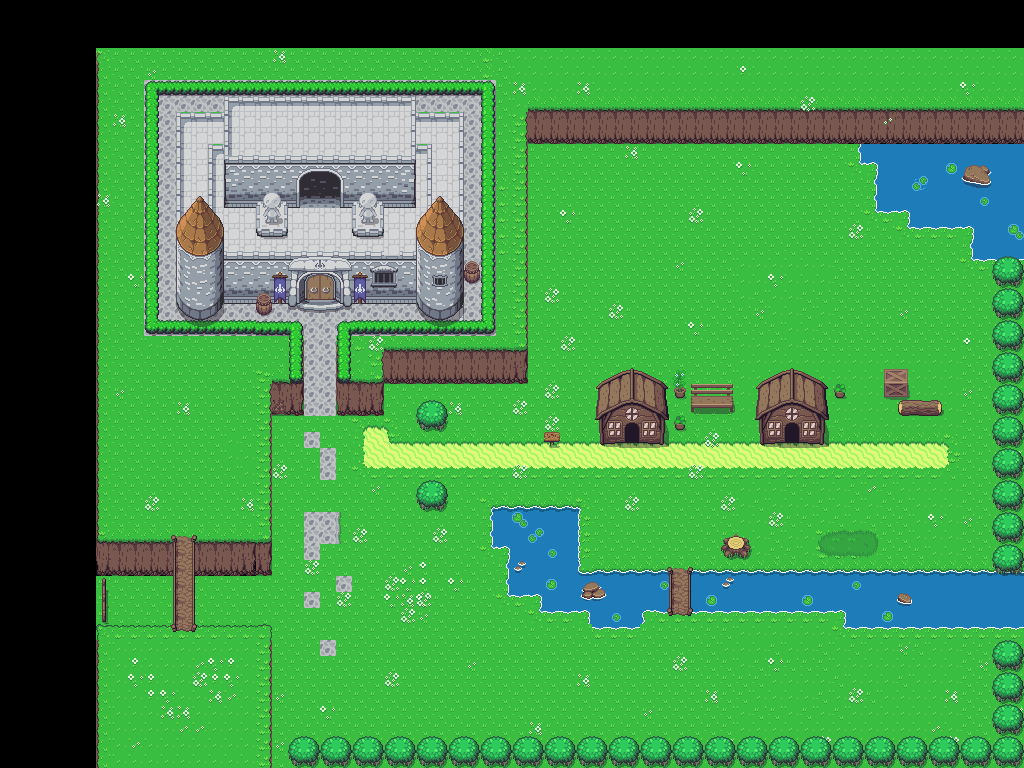

This game map was drawn from its Tiled (.tmx) file and the tilesets committed beside it. A one-line description and the trimmed map source follow:
An orthogonal 64x48 tile map with 16x16 px tiles, 8 tile layers (Ground, Dead body, Object, Mountain, ...) and 56 objects (53x Block, player, Castle_gate, Mob).

<map version="1.0" tiledversion="1.1.5" orientation="orthogonal" renderorder="right-down" width="64" height="48" tilewidth="16" tileheight="16" infinite="0" nextobjectid="185">
 <tileset firstgid="1" name="Overworld" tilewidth="16" tileheight="16" tilecount="1440" columns="40">
  <grid orientation="orthogonal" width="32" height="32" />
  <image source="../img/Overworld.png" width="640" height="576" />
 </tileset>
 <layer name="Ground" width="64" height="48">
  <data>[3072 cells, 1960 non-empty, 32 distinct tile ids]</data>
 </layer>
 <layer name="Dead body" width="64" height="48">
  <data>[3072 cells, 0 non-empty, 0 distinct tile ids]</data>
 </layer>
 <layer name="Object" width="64" height="48">
  <data>[3072 cells, 120 non-empty, 42 distinct tile ids]</data>
 </layer>
 <layer name="Mountain" width="64" height="48">
  <data>[3072 cells, 1216 non-empty, 70 distinct tile ids]</data>
 </layer>
 <layer name="Castle" width="64" height="48">
  <data>[3072 cells, 363 non-empty, 38 distinct tile ids]</data>
 </layer>
 <layer name="Castle Above" width="64" height="48">
  <data>[3072 cells, 54 non-empty, 27 distinct tile ids]</data>
 </layer>
 <layer name="Castle Object" width="64" height="48">
  <data>[3072 cells, 21 non-empty, 13 distinct tile ids]</data>
 </layer>
 <layer name="Door" width="64" height="48">
  <data>[3072 cells, 36 non-empty, 34 distinct tile ids]</data>
 </layer>
 <objectgroup name="Obstacle">
  <object id="87" name="Block" x="338.909" y="333.932" width="9.45455" height="45.8864" />
  <object id="88" name="Block" x="339.818" y="324.909" width="51.6932" height="8.89773" />
  <object id="89" name="Block" x="159.295" y="84.159" width="330.977" height="6.54545" />
  <object id="90" name="Block" x="291.454" y="329.75" width="9.09091" height="48.25" />
  <object id="91" name="Block" x="271.614" y="378.909" width="31.1136" height="31.1932" />
  <object id="92" name="Block" x="338.546" y="379.818" width="42" height="30.8977" />
  <object id="93" name="Block" x="223.455" y="255.455" width="71.75" height="42.25" />
  <object id="94" name="Block" x="421.386" y="255.636" width="42.6477" height="64.6477" />
  <object id="96" name="Block" x="484.727" y="88.58" width="6.233" height="237.318" />
  <object id="97" name="Block" x="385.455" y="352.909" width="141.136" height="26.9091" />
  <object id="98" name="player" x="371.091" y="451.636" width="10.3636" height="10.1818" />
  <object id="103" name="Block" x="256.182" y="300.364" width="11.9545" height="24" />
  <object id="104" name="Block" x="463.273" y="267.318" width="18.9091" height="16.5" />
  <object id="105" name="Block" x="267" y="625.666" width="5.3333" height="141.667" />
  <object id="106" name="Block" x="97.3337" y="766.333" width="222.166" height="2" />
  <object id="107" name="Block" x="997.833" y="623.833" width="25.6667" height="117" />
  <object id="108" name="Block" x="998.833" y="258.727" width="24.1667" height="315.272" />
  <object id="109" name="Block" x="529" y="110.333" width="494.917" height="25.75" />
  <object id="114" name="Block" x="496" y="511.333" width="79.3333" height="33" />
  <object id="115" name="Block" x="512" y="543.667" width="63.6667" height="48.6667" />
  <object id="117" name="Block" x="545.333" y="575" width="118.333" height="33.3333" />
  <object id="118" name="Block" x="592.667" y="607.667" width="47.3333" height="16" />
  <object id="119" name="Block" x="696.583" y="576" width="327.083" height="32" />
  <object id="120" name="Block" x="848.333" y="607.667" width="175.667" height="15" />
  <object id="121" name="Block" x="421.333" y="407.333" width="21" height="15.6667" />
  <object id="123" name="Block" x="421.833" y="484.333" width="21" height="18.6667" />
  <object id="128" name="Block" x="691.333" y="384.667" width="40.6667" height="20.3333" />
  <object id="129" name="Block" x="677.292" y="389.458" width="5.125" height="5.875" />
  <object id="130" name="Block" x="678.417" y="421.792" width="4" height="5.125" />
  <object id="131" name="Block" x="725.667" y="538" width="19.3333" height="14" />
  <object id="150" name="Block" x="884.364" y="369.273" width="22.9091" height="27.4545" />
  <object id="151" name="Block" x="900.545" y="402.182" width="38.7273" height="11.6364" />
  <object id="152" name="Block" x="98.375" y="48.125" width="1.375" height="493.375" />
  <object id="153" name="Block" x="603.625" y="383" width="57.625" height="56.125" />
  <object id="154" name="Block" x="763.557" y="385.625" width="57.1818" height="53.5" />
  <object id="155" name="Block" x="837.625" y="390" width="4.75" height="4.25" />
  <object id="156" name="Block" x="546" y="435.25" width="11.875" height="4.875" />
  <object id="159" name="Castle_gate" x="302.75" y="271" width="35.5" height="32" />
  <object id="160" name="Block" x="343.5" y="255.75" width="71.5" height="42.5" />
  <object id="164" name="Block" x="879.607" y="144.341" width="144.386" height="62.8636" />
  <object id="166" name="Block" x="912.909" y="206.909" width="109.818" height="16.5455" />
  <object id="167" name="Block" x="976.727" y="224.182" width="47.2727" height="33.6364" />
  <object id="168" name="Block" x="864" y="144.909" width="14.9091" height="15.4545" />
  <object id="171" name="Block" x="525.75" y="109.875" width="1.875" height="267.5" />
  <object id="172" name="Block" x="174.176" y="256.176" width="42.6477" height="64.6477" />
  <object id="173" name="Block" x="100.193" y="546.653" width="67.8636" height="23.6932" />
  <object id="174" name="Block" x="201.318" y="625.653" width="68.8636" height="2.4432" />
  <object id="175" name="Block" x="97.6932" y="576.403" width="13.1136" height="46.6932" />
  <object id="176" name="Block" x="96.9432" y="625.153" width="1.6136" height="142.943" />
  <object id="177" name="Block" x="272.167" y="736.5" width="752.416" height="26" />
  <object id="178" name="Block" x="268.813" y="376.438" width="1.375" height="124.625" />
  <object id="179" name="Block" x="149.705" y="84.75" width="9.09091" height="244" />
  <object id="180" name="Block" x="117.136" y="323.227" width="149.227" height="6.54545" />
  <object id="181" name="Block" x="196.193" y="544.653" width="65.1136" height="23.6932" />
  <object id="182" name="Block" x="98.8182" y="626.278" width="68.8636" height="2.4432" />
  <object id="183" name="Mob" x="756.667" y="260.667" width="8.66667" height="9" />
 </objectgroup>
</map>
